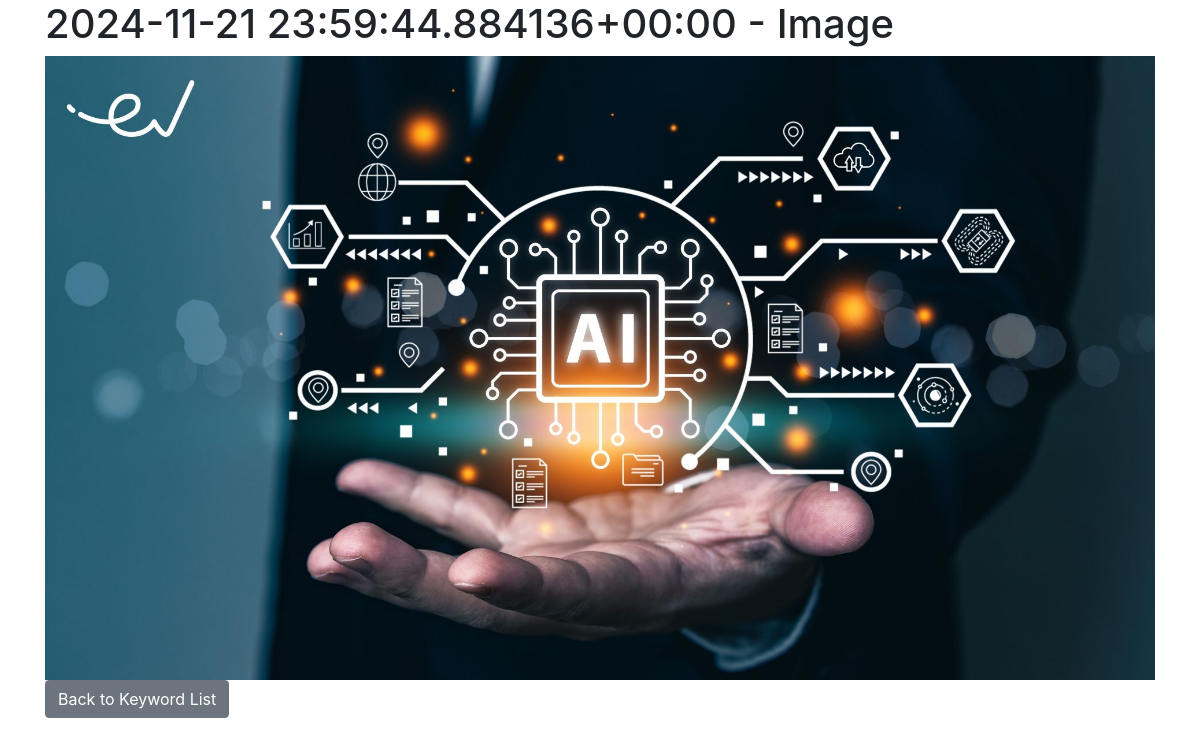
/keyword/1/image/, run on the app's committed database.
### courses/models.py (models this page shows, shortened)
class Keyword(models.Model):
    word = models.CharField(max_length=100)
    course = models.ForeignKey(Course, on_delete=models.CASCADE, related_name='keywords')
    english = models.CharField(max_length=100)
    turkish = models.CharField(max_length=100)
    norwegian = models.CharField(max_length=100)
    image = models.ImageField(upload_to='keyword_images/', blank=True, null=True)
    tags = models.ManyToManyField(Tag, blank=True)  # Anahtar kelimelere etiketleri ilişkilendirdik

### courses/views.py (the view)
# urls.py: path('keyword/<int:pk>/image/', views.keyword_image_detail, name='keyword_image_detail'),  # Kelime resmi
def keyword_image_detail(request, pk):
    keyword = get_object_or_404(Keyword, pk=pk)
    return render(request, 'courses/keyword_image_detail.html', {'keyword': keyword})

### courses/templates/courses/keyword_image_detail.html (shortened to what this page needs)
{% extends "base.html" %}
{% block content %}
    <h1>{{ keyword.word }} - Image</h1>
    <div>
        {% if keyword.image %}
            <img src="{{ keyword.image.url }}" alt="Image" style="max-width: 100%; height: auto;">
        {% else %}
            <p>No image available.</p>
        {% endif %}
    </div>
    <a href="{% url 'keyword_list' %}" class="btn btn-secondary">Back to Keyword List</a>
{% endblock %}

### data on the page
Keyword: word "2024-11-21 23:59:44.884136+00:00", image (picture)
